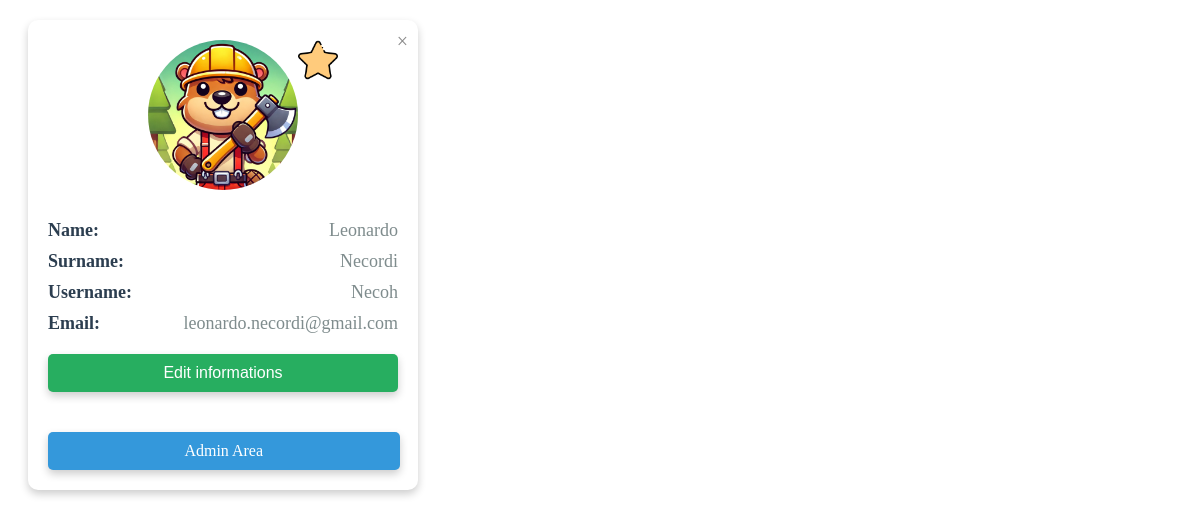
The page /profilePopup.php (signed in) on the database its author committed.
### tables this page shows
CREATE TABLE `users` (
  `email` varchar(254) NOT NULL,
  `firstname` varchar(50) NOT NULL,
  `lastname` varchar(50) NOT NULL,
  `username` varchar(50) DEFAULT NULL,
  `admin` tinyint(1) NOT NULL DEFAULT 0,
  `password` char(60) NOT NULL
);

### database/show_profile.php (the view, shortened to what this page needs)
<?php
include("connessioneDB.php");
$email = $_SESSION["email"];
try {
    $query = "SELECT firstname, lastname, email, username FROM users WHERE email = :email";
    $stmt = $conn->prepare($query);
    $stmt->bindParam(':email', $email, PDO::PARAM_STR);
    $stmt->execute();
    if ($stmt->rowCount() === 0) {
        echo "No user found";
    } else {
        $row = $stmt->fetch();
        $first = $row["firstname"];
        $last = $row["lastname"];
        $username = $row["username"];
        $email = $row["email"];
        if(isset($_SESSION['admin'])){
            $adminBadge = "<img src='images/star.png' alt='AdminBadge' title='AdminBadge' class='admin-badge'>";
            $adminArea = "<a href='adminPage.php' class='admin-link'>Admin Area</a>";
        }else{
            $adminBadge = "";
            $adminArea = "";
        }
        $result = "
                <span class='close-button' id='closeProfilePopup'>&times;</span>
                <div class='profile-image-wrapper'>
                    <img src='images/profilePicture.png' alt='Profile Image' title='Pofile Image'===== class='profile-image'>
                    $adminBadge
                </div>
                <p><strong>Name:</strong> <span>" . htmlspecialchars($first, ENT_QUOTES) . "</span></p>
                <p><strong>Surname:</strong> <span>" . htmlspecialchars($last,ENT_QUOTES) . "</span></p>
                <p><strong>Username:</strong> <span>" . htmlspecialchars($username, ENT_QUOTES) . "</span></p>
                <p><strong>Email:</strong> <span>" . htmlspecialchars($email, ENT_QUOTES) . "</span></p>
                <button id='editProfileButton' class='edit-button'>Edit informations</button>
                $adminArea
                ";
        echo $result;
    }
} catch (PDOException $e) {
    error_log("Database error: " . $e->getMessage());
    exit("Something went wrong, visit us later");
}
?>

### css/profilePopup.css (style rules this page uses)
.profilePopup-content p { margin: 10px 0; font-size: 18px; color: #34495e; text-align: left; display: flex; justify-content: space-between; align-items: center; }
.profilePopup-content p strong { font-weight: bold; color: #2c3e50; margin-right: 10px; min-width: 80px; }
.profilePopup-content p span { font-weight: normal; color: #7f8c8d; }
.close-button { position: absolute; top: 10px; right: 10px; font-size: 20px; cursor: pointer; color: #888; }
.edit-button { margin-top: 20px; padding: 10px 20px; background-color: #27ae60; color: white; border: none; border-radius: 5px; cursor: pointer; font-size: 16px; width: 100%; box-shadow: 0 4px 8px rgba(0, 0, 0, 0.2); display: block; }
.admin-link { margin-top: 40px; padding: 10px 20px; background-color: #3498db; color: white; border: none; border-radius: 5px; cursor: pointer; font-size: 16px; width: 89%; box-shadow: 0 4px 8px rgba(0, 0, 0, 0.2); display: block; text-align: center; text-decoration: none; }
.profile-image { width: 150px; height: 150px; border-radius: 50%; object-fit: cover; margin-bottom: 20px; }
.profile-image-wrapper { position: relative; display: inline-block; }
.admin-badge { position: absolute; width: 40px; height: 40px; }

### rows shown on the page
users: firstname "Leonardo", lastname "Necordi", username "Necoh", email "leonardo.necordi@gmail.com"
